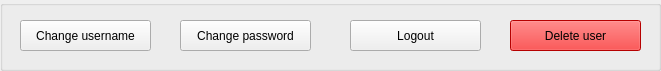
    <widget class="QGroupBox" name="groupBox_6">
     <property name="geometry">
      <rect>
       <x>70</x>
       <y>430</y>
       <width>661</width>
       <height>71</height>
      </rect>
     </property>
     <property name="title">
      <string/>
     </property>
     <widget class="QPushButton" name="changeUsername">
      <property name="geometry">
       <rect>
        <x>20</x>
        <y>20</y>
        <width>131</width>
        <height>31</height>
       </rect>
      </property>
      <property name="text">
       <string>Change username</string>
      </property>
     </widget>
     <widget class="QPushButton" name="deleteUser">
      <property name="geometry">
       <rect>
        <x>510</x>
        <y>20</y>
        <width>131</width>
        <height>31</height>
       </rect>
      </property>
      <property name="palette">
       <palette>
        <active>
         <colorrole role="WindowText">
          <brush brushstyle="SolidPattern">
           <color alpha="255">
            <red>0</red>
            <green>0</green>
            <blue>0</blue>
           </color>
          </brush>
         </colorrole>
         <colorrole role="Button">
          <brush brushstyle="SolidPattern">
           <color alpha="255">
            <red>255</red>
            <green>0</green>
            <blue>0</blue>
           </color>
          </brush>
         </colorrole>
         <colorrole role="Text">
          <brush brushstyle="SolidPattern">
           <color alpha="255">
            <red>0</red>
            <green>0</green>
            <blue>0</blue>
           </color>
          </brush>
         </colorrole>
         <colorrole role="ButtonText">
          <brush brushstyle="SolidPattern">
           <color alpha="255">
            <red>0</red>
            <green>0</green>
            <blue>0</blue>
           </color>
          </brush>
         </colorrole>
         <colorrole role="Base">
          <brush brushstyle="SolidPattern">
           <color alpha="255">
            <red>255</red>
            <green>0</green>
            <blue>0</blue>
           </color>
          </brush>
         </colorrole>
         <colorrole role="Window">
          <brush brushstyle="SolidPattern">
           <color alpha="255">
            <red>255</red>
            <green>0</green>
            <blue>0</blue>
           </color>
          </brush>
         </colorrole>
         <colorrole role="PlaceholderText">
          <brush brushstyle="NoBrush">
           <color alpha="128">
            <red>0</red>
            <green>0</green>
            <blue>0</blue>
           </color>
          </brush>
         </colorrole>
        </active>
        <inactive>
         <colorrole role="WindowText">
          <brush brushstyle="SolidPattern">
           <color alpha="255">
            <red>0</red>
            <green>0</green>
            <blue>0</blue>
           </color>
          </brush>
         </colorrole>
         <colorrole role="Button">
          <brush brushstyle="SolidPattern">
           <color alpha="255">
            <red>255</red>
            <green>0</green>
            <blue>0</blue>
           </color>
          </brush>
         </colorrole>
         <colorrole role="Text">
          <brush brushstyle="SolidPattern">
           <color alpha="255">
            <red>0</red>
            <green>0</green>
            <blue>0</blue>
           </color>
          </brush>
         </colorrole>
         <colorrole role="ButtonText">
          <brush brushstyle="SolidPattern">
           <color alpha="255">
            <red>0</red>
            <green>0</green>
            <blue>0</blue>
           </color>
          </brush>
         </colorrole>
         <colorrole role="Base">
          <brush brushstyle="SolidPattern">
           <color alpha="255">
            <red>255</red>
            <green>0</green>
            <blue>0</blue>
           </color>
          </brush>
         </colorrole>
         <colorrole role="Window">
          <brush brushstyle="SolidPattern">
           <color alpha="255">
            <red>255</red>
            <green>0</green>
            <blue>0</blue>
           </color>
          </brush>
         </colorrole>
         <colorrole role="PlaceholderText">
          <brush brushstyle="NoBrush">
           <color alpha="128">
            <red>0</red>
            <green>0</green>
            <blue>0</blue>
           </color>
          </brush>
         </colorrole>
        </inactive>
        <disabled>
         <colorrole role="WindowText">
          <brush brushstyle="SolidPattern">
           <color alpha="255">
            <red>0</red>
            <green>0</green>
            <blue>0</blue>
           </color>
          </brush>
         </colorrole>
         <colorrole role="Button">
          <brush brushstyle="SolidPattern">
           <color alpha="255">
            <red>255</red>
            <green>0</green>
            <blue>0</blue>
           </color>
          </brush>
         </colorrole>
         <colorrole role="Text">
          <brush brushstyle="SolidPattern">
           <color alpha="255">
            <red>0</red>
            <green>0</green>
            <blue>0</blue>
           </color>
          </brush>
         </colorrole>
         <colorrole role="ButtonText">
          <brush brushstyle="SolidPattern">
           <color alpha="255">
            <red>0</red>
            <green>0</green>
            <blue>0</blue>
           </color>
          </brush>
         </colorrole>
         <colorrole role="Base">
          <brush brushstyle="SolidPattern">
           <color alpha="255">
            <red>255</red>
            <green>0</green>
            <blue>0</blue>
           </color>
          </brush>
         </colorrole>
         <colorrole role="Window">
          <brush brushstyle="SolidPattern">
           <color alpha="255">
            <red>255</red>
            <green>0</green>
            <blue>0</blue>
           </color>
          </brush>
         </colorrole>
         <colorrole role="PlaceholderText">
          <brush brushstyle="NoBrush">
           <color alpha="128">
            <red>0</red>
            <green>0</green>
            <blue>0</blue>
           </color>
          </brush>
         </colorrole>
        </disabled>
       </palette>
      </property>
      <property name="styleSheet">
       <string notr="true">background-color: #ff0000; color: black</string>
      </property>
      <property name="text">
       <string>Delete user</string>
      </property>
     </widget>
     <widget class="QPushButton" name="logout">
      <property name="geometry">
       <rect>
        <x>350</x>
        <y>20</y>
        <width>131</width>
        <height>31</height>
       </rect>
      </property>
      <property name="text">
       <string>Logout</string>
      </property>
     </widget>
     <widget class="QPushButton" name="changePassword">
      <property name="geometry">
       <rect>
        <x>180</x>
        <y>20</y>
        <width>131</width>
        <height>31</height>
       </rect>
      </property>
      <property name="text">
       <string>Change password</string>
      </property>
     </widget>
    </widget>
